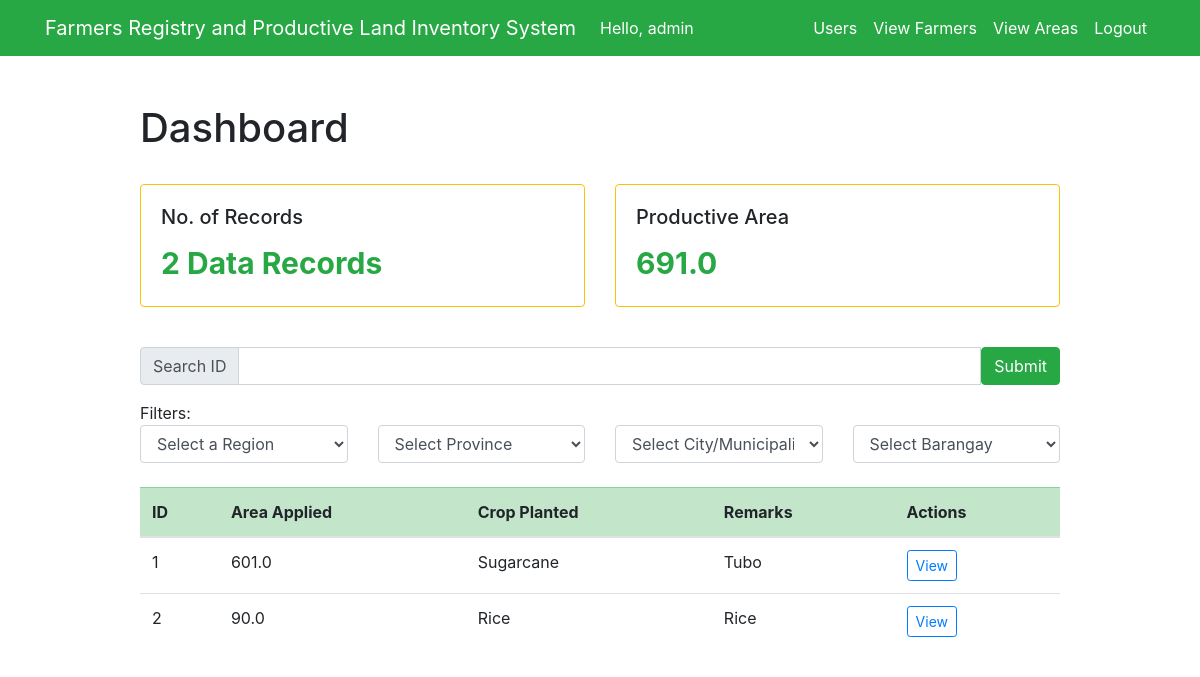
Page /dashboard/area (signed in) on the earlier database version.
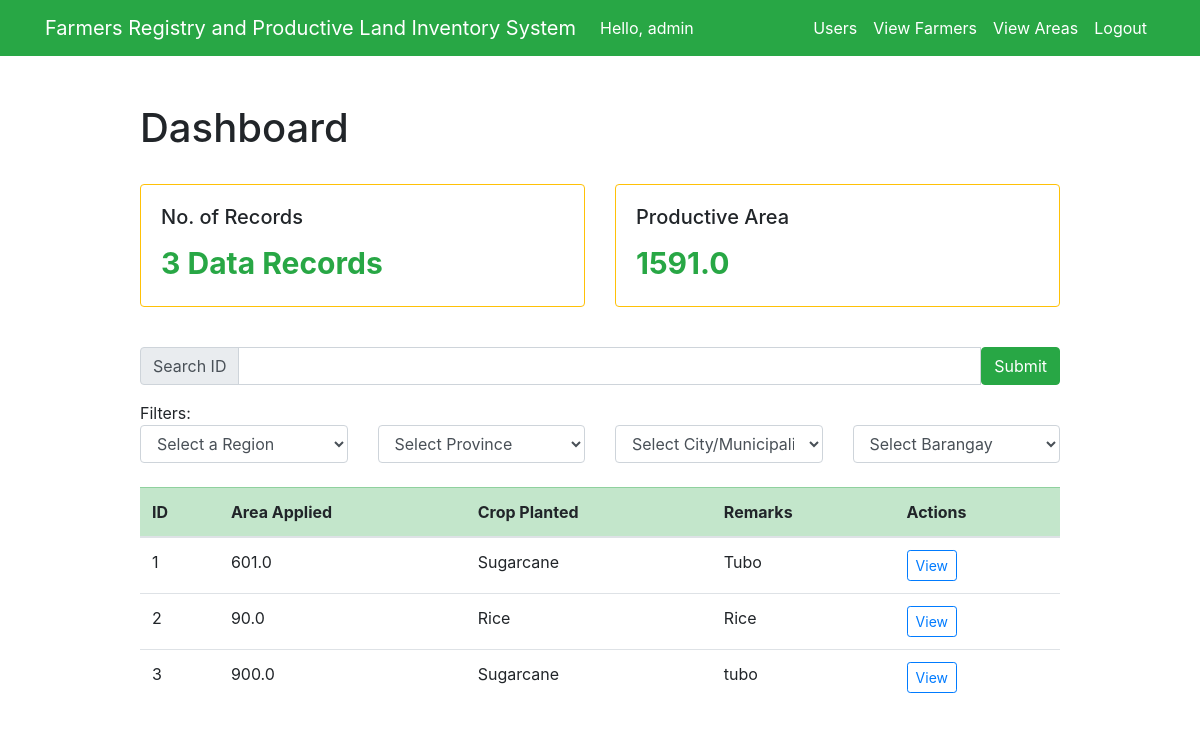
Same page on the later database version.
### test_app/models.py (models this page shows)
class UsersAreaInfo(models.Model):
    RICE = 'Rice'
    CORN = 'Corn'
    SUGARCANE = 'Sugarcane'
    PLANTED = [
        (RICE, 'Rice'),
        (CORN, 'Corn'),
        (SUGARCANE, 'Sugarcane'),
    ]
    farmer_id = models.ForeignKey(Farmer, models.CASCADE, db_column='farmer_id')
    total_area = models.FloatField()
    crop_planted = models.CharField(max_length=9, choices=PLANTED, default=RICE)
    remarks = models.CharField(max_length=100)
    sketch_plan = models.FileField(upload_to='documents_sp/', max_length=254, blank=True)
    map = models.FileField(upload_to='documents_map/', max_length=254, blank=True)
    google_earth = models.FileField(upload_to='documents_ge/', max_length=254, blank=True)
    area_coordinates = models.FileField(upload_to='documents_coordinates/', max_length=254, blank=True)
    profile_field = models.CharField(max_length=250)
    soil_ph = models.IntegerField()
    region = models.CharField(max_length=200)
    province = models.CharField(max_length=200)
    muncity = models.CharField(max_length=200)
    brgy = models.CharField(max_length=200)

### test_app/views.py (the view, shortened to what this page needs)
# urls.py: path('dashboard/area', views.viewarea_dashboard, name='viewarea_dashboard'),
@login_required(login_url='/')
def viewarea_dashboard(request):
    if request.method == 'GET':
        data_entries = UsersAreaInfo.objects.all()
        regions = RegionCode.objects.all()
        pa = data_entries
        list_pa = []
        if not pa:
            productive_area = 0
        else:
            list_pa.clear()
            for area in pa:
                list_pa.append(area.total_area)
            np_pa = np.array([list_pa])
            productive_area = np.sum(np_pa)
        context = {
            'data_entries': data_entries,
            'productive_area': productive_area,
            'regions': regions,
        }
        return render(request, 'test_app/viewarea_dashboard.html', context)

### test_app/templates/test_app/viewarea_dashboard.html (shortened to what the changed rows need)
{% extends "test_app/base.html" %}
{% block content %}
<div class="row justify-content-center mt-5">
    <div class="col-md-10">
        <h1>Dashboard</h1>
        <br>
        <div class="row">
            <div class="col-sm-6 col-lg-6">
                <div class="card border-warning mb-3">
                    <div class="card-body text-warning">
                        {% if data_entries %}
                            <p class="card-text text-success" style="font-size: 30px;"><strong>{{ data_entries.count }} Data Record{{ data_entries.count|pluralize }}</strong></p>
                        {% else %}
                            <p class="card-text text-danger" style="font-size: 30px;"><strong>No Data Entries</strong></p>
                        {% endif %}
                    </div>
                </div>
            </div>
            <div class="col-sm-6 col-lg-6">
                <div class="card border-warning mb-3">
                    <div class="card-body text-warning">
                        <p class="card-text text-success" style="font-size: 30px;"><strong>{{ productive_area }}</strong></p>
                    </div>
                </div>
            </div>
        </div>
        <br>
        <br>
        <table class="table table-hover table-stripped table-responsive-md" id="profile_list">
            <thead class="table-success">
                <tr>
                    <th scope="col">ID</th>
                    <th scope="col">Area Applied</th>
                    <th scope="col">Crop Planted</th>
                    <th scope="col">Remarks</th>
                    <th scope="col" align="center">Actions</th>
                </tr>
            </thead>
            <tbody>
                {% for data in data_entries %}
                    <tr>
                        <td scope="row">{{ data.id }}</td>
                        <td>{{ data.total_area }}</td>
                        <td>{{ data.crop_planted }}</td>
                        <td>{{ data.remarks }}</td>
                        <td><a type="button" class="btn btn-outline-primary btn-sm text-primary" href="{% url 'view_area_admin' data.id %}">View</a>
                    </tr>
                {% endfor %}
            </tbody>
        </table>
    </div>
</div>
{% endblock %}

Differences in the rows shown:
added UsersAreaInfo: id "3", total_area "900.0", crop_planted "Sugarcane", remarks "tubo"
Other differences:
{{ data_entries.count }}: "2" → "3"
{{ productive_area }}: "691.0" → "1591.0"
